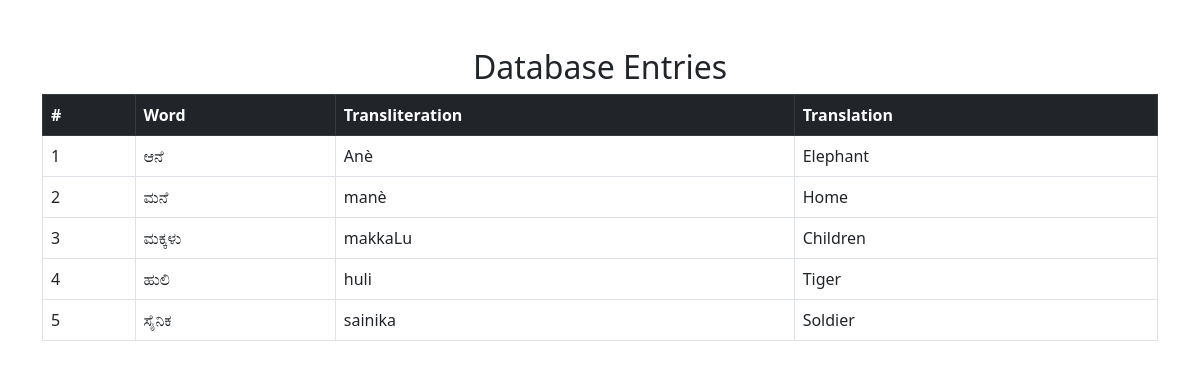
The page /database on the database its author committed.
### app.py (models this page shows)
class Submission(db.Model):
    id = db.Column(db.Integer, primary_key=True)
    word = db.Column(db.String(100), nullable=False)
    transit = db.Column(db.String(100), nullable=False)
    translation = db.Column(db.String(100), nullable=False)
    audio = db.Column(db.String(200), nullable=False)
    image = db.Column(db.String(200), nullable=False)

### app.py (the view)
@app.route("/database")
def view_database():
    entries = Submission.query.all()  # Fetch all entries from the database
    return render_template("database.html", data=entries)

### templates/database.html (shortened to what this page needs)
<!DOCTYPE html>
<html lang="en">
<head>
    <link rel="stylesheet" href="https://cdn.jsdelivr.net/npm/bootstrap@5.3.0/dist/css/bootstrap.min.css">
</head>
<body class="container mt-5">
    <h2 class="text-center">Database Entries</h2>
    <table class="table table-bordered table-hover">
        <thead class="table-dark">
            <tr>
                <th>#</th>
                <th>Word</th>
                <th>Transliteration</th>
                <th>Translation</th>
            </tr>
        </thead>
        <tbody>
            {% for entry in data %}
            <tr class="toggle-row" data-target="row{{ loop.index }}">
                <td>{{ loop.index }}</td>
                <td>{{ entry.word }}</td>
                <td>{{ entry.transit }}</td>
                <td>{{ entry.translation }}</td>
            </tr>
            {% endfor %}
        </tbody>
    </table>
</body>
</html>

### rows shown on the page
Submission: word "ಆನೆ", transit "Anè", translation "Elephant"
Submission: word "ಮನೆ", transit "manè", translation "Home"
Submission: word "ಮಕ್ಕಳು", transit "makkaLu", translation "Children"
Submission: word "ಹುಲಿ", transit "huli", translation "Tiger"
Submission: word "ಸೈನಿಕ", transit "sainika", translation "Soldier"
